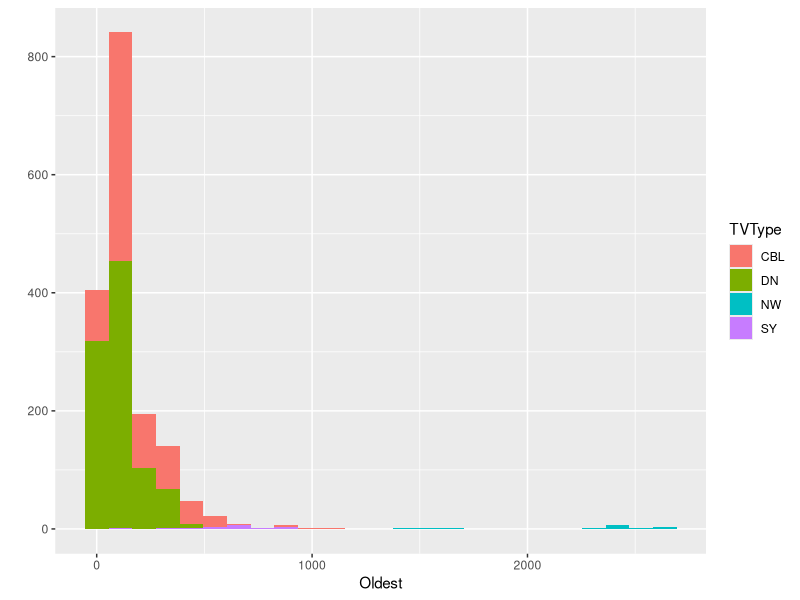
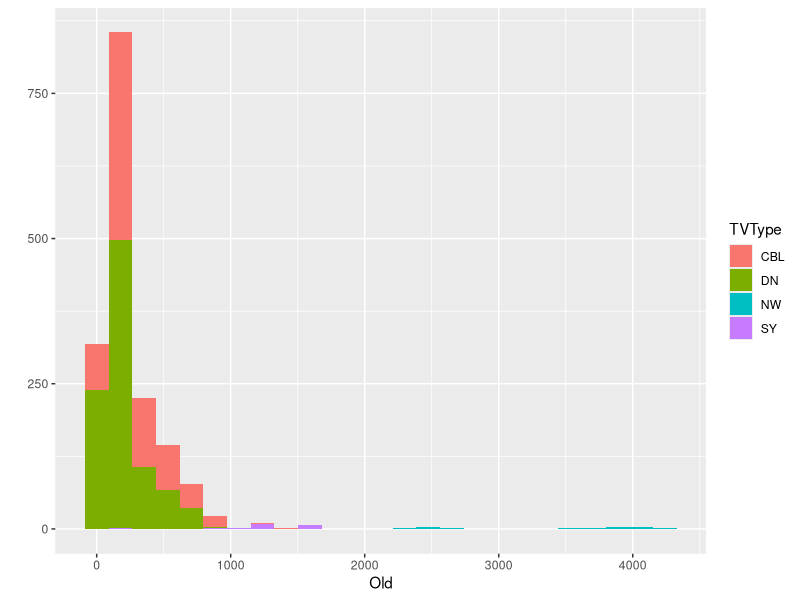
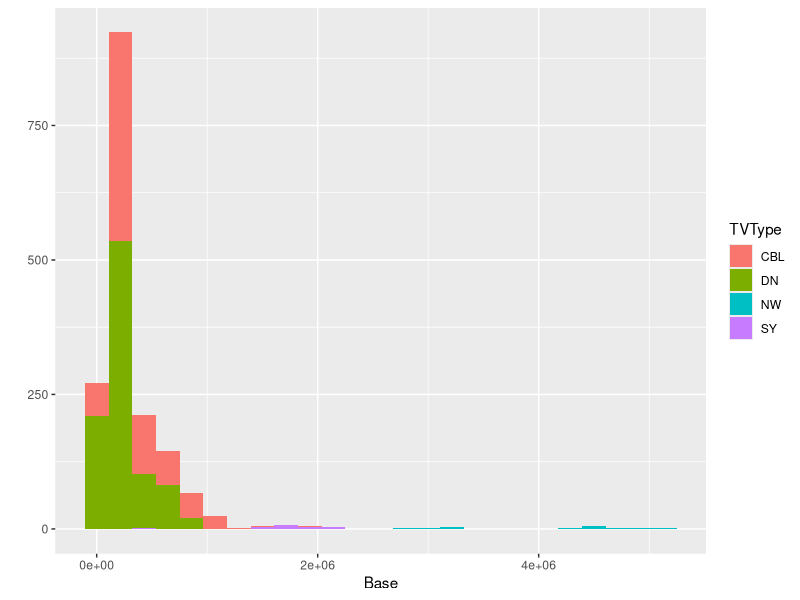
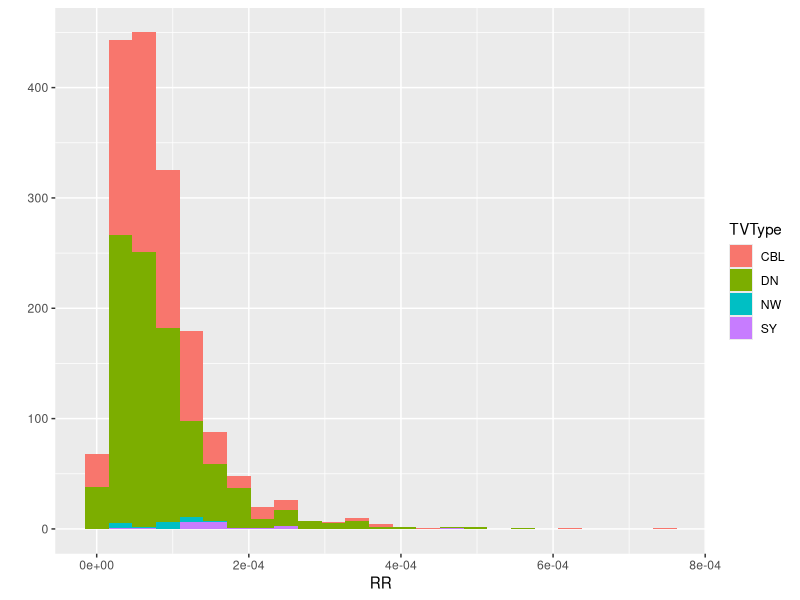
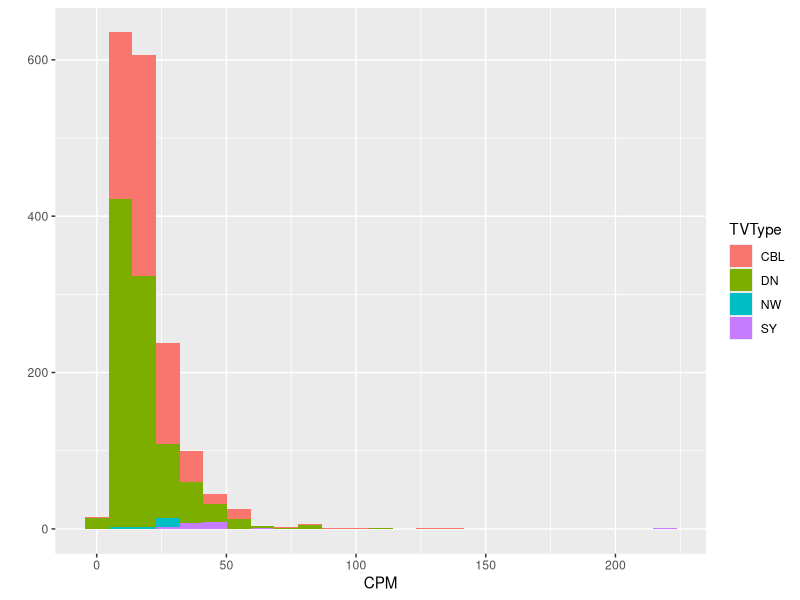
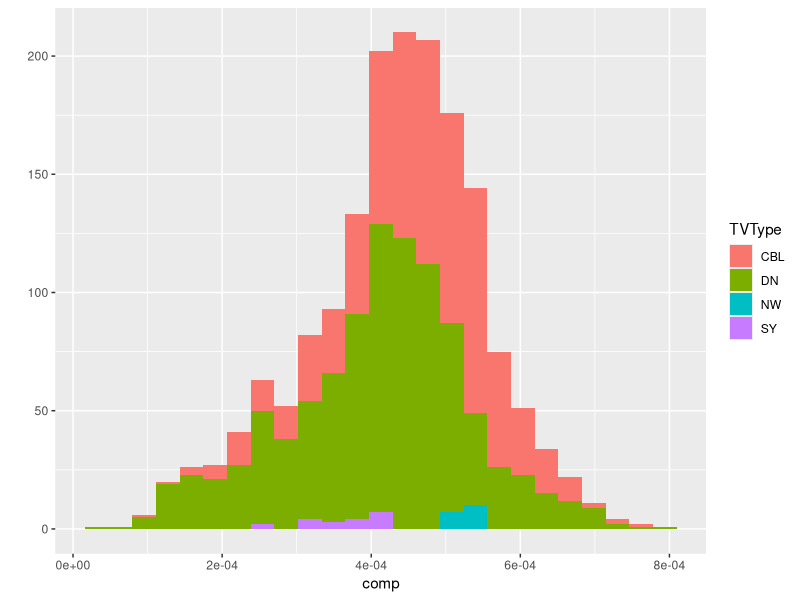
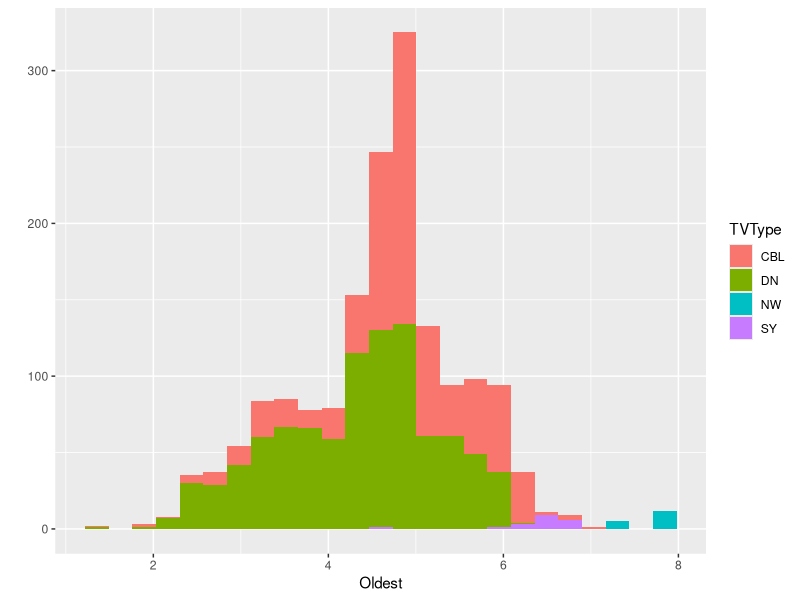
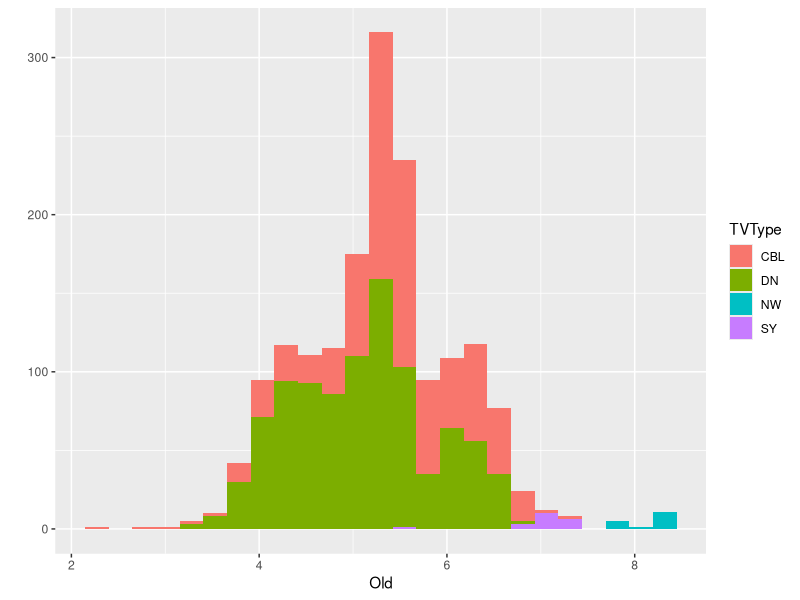

Generate these figures, in order, with R:
# Miracle-Ear Response Rate

library(ggplot2)
library(caret)
library(dplyr)
library(MASS)

## Get Data

# setwd("H:/direct_r/Miracle-Ear/Analytics/Funnel Analysis August 2017/M-ERR")

rrd<-read.csv("./ResponseRate.csv")


# create a vector of records with no NAs

completes<-complete.cases(rrd)

# drop NAs

rrd<-rrd[completes,]

# drop spots with $0 cost

rrd<-subset(rrd, rrd$SpotCost>0)

# convert some integers to factors

rrd$DayPart<-factor(rrd$DayPart)
rrd$Length<-factor(rrd$Length)

# convert spots with zero leads to small non-zero number

#zero<-sum(rrd$Leads==0)
#newlead<-1/zero
#rrd<-mutate(rrd, Leads = ifelse(test=Leads==0, yes=newlead, no=Leads))
#rrd$Leads<-as.numeric(format(round(rrd$Leads, 2), nsmall = 2))

# Drop spots with 0 leads

rrd<-subset(rrd, rrd$Leads>0)

# Change all syndication to DayPart=2
rrd<-mutate(rrd, DayPart = ifelse(test=TVType=="SY", yes="2", no=DayPart))

# Consolidate Dayparts
rrd<-mutate(rrd, DayPart = ifelse(test=DayPart=="1", yes="2", no=DayPart))
rrd<-mutate(rrd, DayPart = ifelse(test=DayPart=="3", yes="2", no=DayPart))
rrd<-mutate(rrd, DayPart = ifelse(test=DayPart=="6", yes="5", no=DayPart))
rrd<-mutate(rrd, DayPart = ifelse(test=DayPart=="2", yes="Day", no=DayPart))
rrd<-mutate(rrd, DayPart = ifelse(test=DayPart=="4", yes="Prime", no=DayPart))
rrd<-mutate(rrd, DayPart = ifelse(test=DayPart=="5", yes="OV", no=DayPart))
rrd<-mutate(rrd, DayPart = ifelse(test=DayPart=="7", yes="WE", no=DayPart))

# Create RR field, a CPM field and comp field (response rate, CPM and composition)

rrd$RR<-rrd$Leads/(rrd$Oldest*1000)
rrd$CPM<-rrd$SpotCost/rrd$Oldest
rrd$comp<-rrd$Oldest/rrd$Base

# Drop columns we don't need
rrd$Program<-NULL
rrd$Length<-NULL
rrd$Source<-NULL
rrd$SpotCost<-NULL
rrd$Calls<-NULL
rrd$Leads<-NULL

write.csv(rrd, "./mlrrd.csv")

# Plots

qplot(Oldest, data=rrd, fill=TVType, bins=25)
qplot(Old, data=rrd, fill=TVType, bins=25)
qplot(Base, data=rrd, fill=TVType, bins=25)
qplot(RR, data=rrd, fill=TVType, bins=25)
qplot(CPM, data=rrd, fill=TVType, bins=25)
qplot(comp, data=rrd, fill=TVType, bins=25)

# No numeric variables have normal distribution - convert to log values

rrd$Oldest<-log(rrd$Oldest)
rrd$Old<-log(rrd$Old)
rrd$Base<-log(rrd$Base)
rrd$RR<-log(rrd$RR)
rrd$CPM<-log(rrd$CPM)
rrd$comp<-log(rrd$comp)

# Re-plot to see impact of log transformations

qplot(Oldest, data=rrd, fill=TVType, bins=25)
qplot(Old, data=rrd, fill=TVType, bins=25)
qplot(Base, data=rrd, fill=TVType, bins=25)
qplot(RR, data=rrd, fill=TVType, bins=25)
qplot(CPM, data=rrd, fill=TVType, bins=25)
qplot(comp, data=rrd, fill=TVType, bins=25)


# Boxplots to see relationships

p1<-ggplot(rrd, aes(x=DayPart, y=RR, fill=DayPart))+geom_boxplot()+ggtitle("RR by TVType, Daypart")+facet_grid(.~TVType)+theme(legend.position = "none", axis.text.x = element_text(angle = 60,hjust = 1))

p1

p2<-ggplot(rrd, aes(x=SpotName, y=RR, fill=SpotName))+geom_boxplot()+ggtitle("RR by Spot, TVType")+facet_grid(TVType~DayPart)+theme(legend.position = "none", axis.text.x = element_text(angle = 60,hjust = 1))

p2

p3<-ggplot(rrd, aes(x=ProgramType, y=RR, fill=ProgramType))+geom_boxplot()+ggtitle("RR by ProgramType, TVType")+facet_grid(.~TVType)+theme(legend.position = "none", axis.text.x = element_text(angle = 60,hjust = 1))

p3

# Split data into training and testing sets

set.seed(1234)

inTrain<-createDataPartition(y=rrd$RR, p=.8, list=F, times=1)
rrtrn<-rrd[inTrain,]
rrtst<-rrd[-inTrain,]

sum(rrtrn$TVType=="SY")
sum(rrtrn$TVType=="NW")
sum(rrtst$TVType=="SY")
sum(rrtst$TVType=="NW")


# Step-wise linear model to see what we get......

# fit<-lm(RR~., data=rrtrn)
# step<-stepAIC(fit, direction = "both")
# step$anova

m1<-lm(RR ~ Month + DayPart + SpotName + CPM + comp, data=rrtrn)
summary(m1)


rmse <- sqrt(mean((rrtrn$RR - m1$fitted.values)^2)) # calculate our measurement metric

rmse # our measurement metric, the log of the average error

avgerror<-rmse*mean(exp(rrtrn$RR)) # rmse ~ % of dollar value due to properties of natural log

avgerror

pred1<-predict(m1, rrtst)

rmse1<-sqrt(mean((rrtst$RR-pred1)^2))

rmse1

avgerror1<-rmse1*mean(exp(rrtst$RR))

avgerror1

mean(exp(rrtst$RR))
